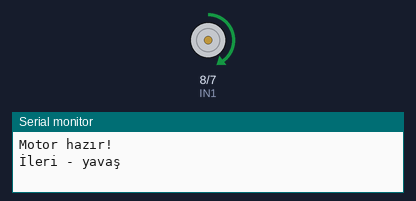
Bench run of a sketch on a simulated Arduino Uno, built with avr-gcc and run on an emulated ATmega328P. Parts: motor-driver pin pairs drawn as motors (green arrow = first pin HIGH = forward, orange = second pin HIGH = backward, longer = more drive, scaled by the enable pin), the last lines printed to the serial monitor.

Above: at 1.0 s.
At 7.5 s:
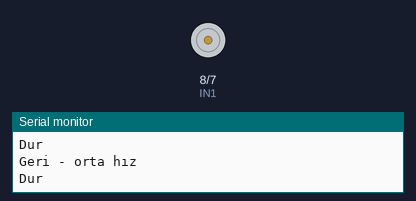
At 19.0 s:
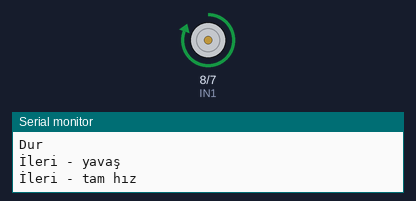
At 38.0 s:
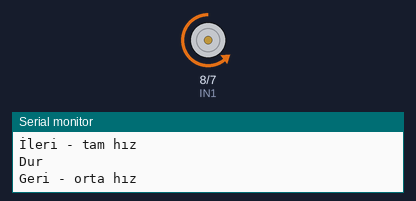
Timing chart, 0 to 41.6 s (numbered marks = the images above):
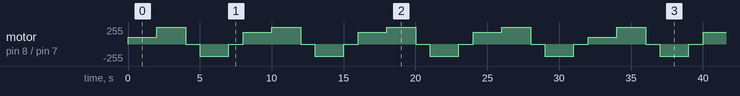

The sketch:

dc-motor-driver-arduino-l293b.ino
```cpp
const int EN1 = 9;   // PWM - hız kontrolü
const int IN1 = 8;   // Yön pini 1
const int IN2 = 7;   // Yön pini 2

void setup() {
  pinMode(EN1, OUTPUT);
  pinMode(IN1, OUTPUT);
  pinMode(IN2, OUTPUT);
  Serial.begin(9600);
  Serial.println("Motor hazır!");
}

void motorIleri(int hiz) {
  digitalWrite(IN1, HIGH);
  digitalWrite(IN2, LOW);
  analogWrite(EN1, hiz);  // 0-255
}

void motorGeri(int hiz) {
  digitalWrite(IN1, LOW);
  digitalWrite(IN2, HIGH);
  analogWrite(EN1, hiz);  // 0-255
}

void motorDur() {
  digitalWrite(IN1, LOW);
  digitalWrite(IN2, LOW);
  analogWrite(EN1, 0);
}

void loop() {
  Serial.println("İleri - yavaş");
  motorIleri(100);    // %39 hız
  delay(2000);

  Serial.println("İleri - tam hız");
  motorIleri(255);    // %100 hız
  delay(2000);

  Serial.println("Dur");
  motorDur();
  delay(1000);

  Serial.println("Geri - orta hız");
  motorGeri(180);     // %70 hız
  delay(2000);

  Serial.println("Dur");
  motorDur();
  delay(1000);
}
```
